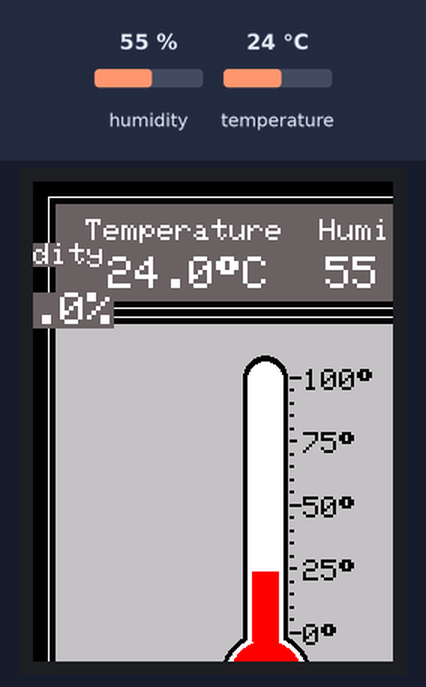
Recording of a sketch running on a simulated Arduino Uno, built with avr-gcc and run on an emulated ATmega328P. Shown: 240×320 colour display. The inputs (shaded band) are chosen by the test bench; at power-on: humidity 55 %, temperature 24 °C. What the sketch prints to the serial monitor is not drawn.

Above: at 2.6 s.
2.7 s: humidity set to 22 %
At 5.2 s:
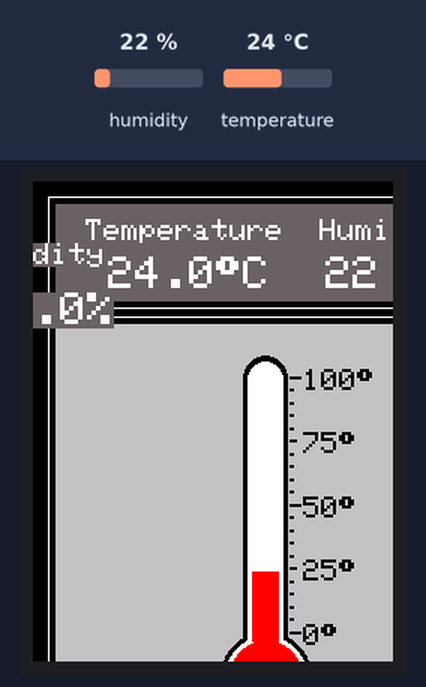
5.5 s: temperature set to 12 °C
At 7.2 s:
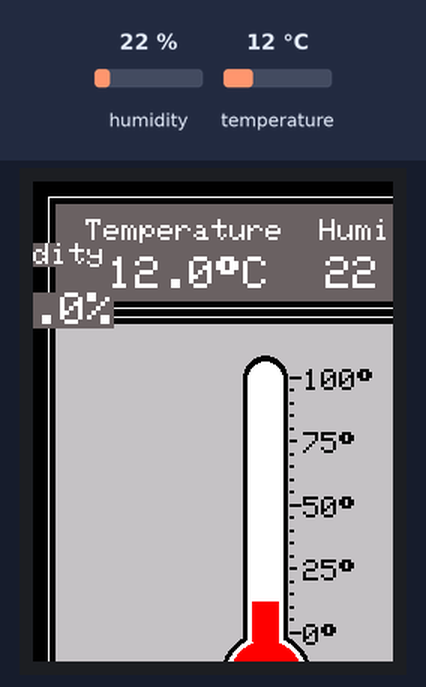
7.6 s: humidity set to 40 %
At 8.7 s:
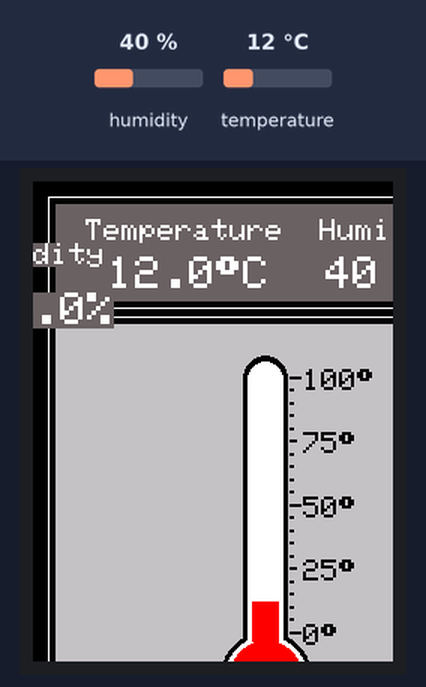
9.6 s: temperature set to 19 °C
At 11.5 s:
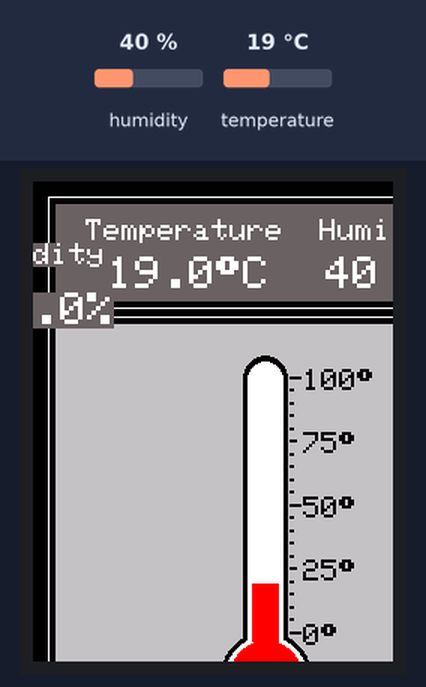
Timing chart, 0 to 12.6 s (numbered marks = the images above; inputs shaded):
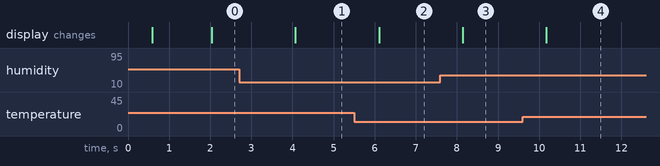

The sketch:

Temp_and_humidity_screen_reader.ino
```cpp
// Using the DHT22 Temp/Humidity sensor with an MCUFriend 3.5" 480x320 TFT LCD
// Draws a thermometer bulb graphic and shows temperature/humidity in a top header box
//
// Based on Adafruit sensor library example sketches
// REQUIRES the following libraries:
// - DHT Sensor Library: https://github.com/adafruit/DHT-sensor-library
// - Adafruit Unified Sensor Lib: https://github.com/adafruit/Adafruit_Sensor
//
// Graphical display inspired by the sketch/project:
//     Bar Graph Digital Thermometer Using TFT LCD Touch Screen (Arduino Based)
//     http://basicarduinotutorial.blogspot.com/2017/08/project-ii-16-bar-graph-digital.html
//
// Tested with Arduino IDE v1.8.9
//             Adafruit Unified Sensor v1.0.3
//             DHT Sensor Library v1.3.4
//             Adafruit GFX Library v1.5.1
//             MCUFriend kbv v2.9.8
//             Adafruit Touchscreen v1.0.1
//
//
// Gadget Reboot


#include "DHT.h"
#include <Adafruit_GFX.h>
#include <MCUFRIEND_kbv.h>
#include <TouchScreen.h>

#define DHTPIN 19       // digital pin connected to the DHT sensor
#define DHTTYPE DHT11   // can be DHT11, DHT21, DHT22

// create a DHT sensor object
DHT dht(DHTPIN, DHTTYPE);

// run TouchScreen_Calibr_native.ino in MCUFRIEND_kbv examples to calibrate screen
// copy calibration data from serial monitor for XP, XM, YP, YM, TS_LEFT, TS_RT, TS_TOP, TS_BOT
const int XP = 7, XM = A1, YP = A2, YM = 6; //320x480 ID=0x0099
const int TS_LEFT = 903, TS_RT = 163, TS_TOP = 947, TS_BOT = 165;

MCUFRIEND_kbv tft;                                 // create display object
TouchScreen ts = TouchScreen(XP, YP, XM, YM, 300); // create touch screen object

// assign human-readable names to some common 16-bit color values:
#define BLACK    0x0000
#define BLUE     0x001F
#define RED      0xF800
#define GREEN    0x07E0
#define CYAN     0x07FF
#define MAGENTA  0xF81F
#define YELLOW   0xFFE0
#define WHITE    0xFFFF
#define GRAY     0xC618
#define DARKGRAY 0x6B0C

// thermometer graphic coordinates and size
#define thermXTop      155  // thermometer tube top center x coordinate
#define thermYTop      130  // thermometer tube top center y coordinate
#define thermHeight    200  // thermometer tube height
#define thermTubeWidth  30  // thermometer tube width
#define thermBulbRadius 30  // thermometer bulb radius

// touch pressure sensitivity thresholds to detect screen presses
#define MINPRESSURE 10
#define MAXPRESSURE 1000

// used to control/check if units should be displayed in C or F (makes code more readable)
#define  degC false
#define  degF true

uint16_t      tsID;                                     // touch screen driver type ID
int           pixel_x;                                  // touch screen pressed location
int           pixel_y;                                  // touch screen pressed location
uint8_t       Orientation      = 0;                     // portrait screen orientation
int           prevTempLevel    = 0;                     // store last thermometer reading level
bool          displayTempUnits = degC;                  // default to displaying in degrees C
unsigned long timeInterval     = 2000;                  // time interval between DHT readings in mS
unsigned long timeLapsed;                               // time lapsed since last timer expiry

// create two touch screen buttons
Adafruit_GFX_Button degC_btn;
Adafruit_GFX_Button degF_btn;

void setup(void)
{
  Serial.begin(9600);

  // initialize the DHT sensor
  dht.begin();

  // initialize Touch Screen
  tft.reset();
  tsID = tft.readID();                                  // find what driver is on the TFT LCD
  tft.begin(tsID);
  tft.invertDisplay(true);                              // invert screen colors if this driver requires it
  tft.setRotation(Orientation);                         // set portrait or landscape mode
  tft.fillScreen(BLACK);                                // clear the screen

  // set up two on-screen buttons to switch between deg C and F
  degC_btn.initButton(&tft,  80, 430, 100, 40, WHITE, CYAN, BLACK, "deg C", 2);
  degF_btn.initButton(&tft, 240, 430, 100, 40, WHITE, CYAN, BLACK, "deg F", 2);
  degC_btn.drawButton(false);
  degF_btn.drawButton(false);

  // draw display boxes on screen
  tft.drawRect(10, 10, 300, 75, WHITE);     // header and digital temp readout box
  tft.fillRect(15, 15, 290, 65, DARKGRAY);

  tft.setTextColor(WHITE, DARKGRAY);        // printer header text
  tft.setTextSize(2);
  tft.setCursor(35, 25);
  tft.print("Temperature  Humidity");

  tft.drawRect(10, 90, 300, 300, WHITE);    // main thermometer graphic display box
  tft.fillRect(15, 95, 290, 290, GRAY);
  drawThermometer();                        // draw static thermometer background graphics
}

void loop()
{
  // if it is time to read from the DHT sensor, take a temp/humidity reading
  if (millis() - timeLapsed > timeInterval)  {
    // reading temperature or humidity takes about 250 milliseconds!
    // read humidity
    float humidity = dht.readHumidity();

    // read temperature: displayTempUnits true=degF false=degC
    float displayTemp = dht.readTemperature(displayTempUnits);

    // Check if any reads failed
    if (isnan(humidity) || isnan(displayTemp)) {
      Serial.println(F("Failed to read from DHT sensor!"));
    }
    else {
      Serial.print(F("Humidity: "));
      Serial.print(humidity);
      Serial.print(F("%  Temperature: "));
      Serial.print(displayTemp);
      if (displayTempUnits == degC) {
        Serial.print(F("°C "));
      }
      else {
        Serial.print(F("°F "));
      }
      Serial.println();
    }

    // display temperature numerically in header box
    tft.setTextColor(WHITE, DARKGRAY);
    tft.setTextSize(3);
    tft.setCursor(50, 50);
    tft.print(displayTemp, 1);                // show temperature with 1 decimal place
    tft.print((char)247);                     // degree symbol
    if (displayTempUnits == degC)
      tft.print("C  ");
    else
      tft.print("F  ");

    tft.setCursor(195, 50);
    tft.print(humidity, 1);                   // show humidity with 1 decimal place
    tft.print("%");

    // update thermometer level graphic if temperature is within graphical range
    if ((displayTemp <= 100 ) && (displayTemp >= 0 )) {
      int curTempLevel = map(displayTemp, 0, 100, 0, (thermHeight - (thermBulbRadius)));

      // update thermometer level if height has changed
      if ((prevTempLevel - curTempLevel) != 0) {
        // draw new red level
        tft.fillRect((thermXTop - (thermTubeWidth / 2) + 6),
                     thermYTop + ((thermHeight - (thermBulbRadius) - curTempLevel)),
                     (thermTubeWidth - 12),
                     curTempLevel,
                     RED);

        // draw new white background above red level height in tube
        tft.fillRect((thermXTop - (thermTubeWidth / 2) + 3),
                     thermYTop,
                     (thermTubeWidth - 6), (thermHeight - (thermBulbRadius) - curTempLevel),
                     WHITE);
      }
      prevTempLevel = curTempLevel; // store bar height for next iteration
    }
    timeLapsed = millis();
  }

  // check if either of the on screen buttons are pressed and
  // change between deg C and F display as required
  bool buttonPressed = Touch_getXY();
  degC_btn.press(buttonPressed && degC_btn.contains(pixel_x, pixel_y));
  degF_btn.press(buttonPressed && degF_btn.contains(pixel_x, pixel_y));

  if (degC_btn.justReleased())    // switch to showing degrees C
    degC_btn.drawButton();
  if (degC_btn.justPressed()) {
    degC_btn.drawButton(true);
    displayTempUnits = degC;
  }

  if (degF_btn.justReleased())    // switch to showing degrees F
    degF_btn.drawButton();
  if (degF_btn.justPressed()) {
    degF_btn.drawButton(true);
    displayTempUnits = degF;
  }
}

// get touch screen pixel location if screen is touched
bool Touch_getXY(void)
{
  TSPoint p = ts.getPoint();
  pinMode(YP, OUTPUT);      // restore shared pins
  pinMode(XM, OUTPUT);
  digitalWrite(YP, HIGH);   // because TFT control pins
  digitalWrite(XM, HIGH);
  bool pressed = (p.z > MINPRESSURE && p.z < MAXPRESSURE);
  if (pressed) {
    pixel_x = map(p.x, TS_LEFT, TS_RT, 0, tft.width());  // map x location from analog pos. reading to screen width
    pixel_y = map(p.y, TS_TOP, TS_BOT, 0, tft.height()); // map y location from analog pos. reading to screen height
  }
  return pressed;
}

// draw the background graphics for the thermometer and markings
// this is only drawn once, then the temperature bar is adjusted as needed
void drawThermometer(void)
{
  // draw thermometer tube outline
  tft.fillRoundRect((thermXTop - (thermTubeWidth / 2)), thermYTop - (thermTubeWidth / 2) + 1,
                    thermTubeWidth, thermHeight, thermTubeWidth / 2, BLACK);                             // tube
  tft.fillCircle(thermXTop, (thermYTop + thermHeight), (thermBulbRadius), BLACK);                        // bottom bulb

  // fill white thermometer tube inside
  tft.fillRoundRect((thermXTop - (thermTubeWidth / 2) + 3), thermYTop - (thermTubeWidth / 2) + 5,
                    (thermTubeWidth - 6), thermHeight, (thermTubeWidth / 2) - 0.5, WHITE);               // tube
  tft.fillCircle(thermXTop, (thermYTop + thermHeight), (thermBulbRadius - 3), WHITE);                    // bottom bulb

  // fill red thermometer bulb
  tft.fillCircle(thermXTop, (thermYTop + thermHeight), (thermBulbRadius - 6), RED);

  // fill red tube to connect between lowest reading level and the bulb reservoir
  tft.fillRect((thermXTop - (thermTubeWidth / 2) + 6), thermYTop + thermHeight - thermBulbRadius, (thermTubeWidth - 12), 7, RED);

  // draw line markings beside thermometer for visual reference levels
  tft.fillRect(thermXTop + (thermTubeWidth / 2) + 1, thermYTop, 8, 2, BLACK);                                             // top level
  tft.fillRect(thermXTop + (thermTubeWidth / 2) + 1, (thermYTop + (thermHeight - thermBulbRadius) * 0.75), 5, 2, BLACK);  // 1/4 from top
  tft.fillRect(thermXTop + (thermTubeWidth / 2) + 1, (thermYTop + (thermHeight - thermBulbRadius) * 0.50), 8, 2, BLACK);  // center
  tft.fillRect(thermXTop + (thermTubeWidth / 2) + 1, (thermYTop + (thermHeight - thermBulbRadius) * 0.25), 5, 2, BLACK);  // 1/4 from bot
  tft.fillRect(thermXTop + (thermTubeWidth / 2) + 1, ((thermYTop + thermHeight) - thermBulbRadius), 8, 2, BLACK);         // bottom level

  tft.fillRect(thermXTop + (thermTubeWidth / 2) + 1, (thermYTop + (thermHeight - thermBulbRadius) * 0.95), 3, 2, BLACK);  //  "5" level
  tft.fillRect(thermXTop + (thermTubeWidth / 2) + 1, (thermYTop + (thermHeight - thermBulbRadius) * 0.90), 3, 2, BLACK);  // "10" level
  tft.fillRect(thermXTop + (thermTubeWidth / 2) + 1, (thermYTop + (thermHeight - thermBulbRadius) * 0.85), 3, 2, BLACK);  // "15" level
  tft.fillRect(thermXTop + (thermTubeWidth / 2) + 1, (thermYTop + (thermHeight - thermBulbRadius) * 0.80), 3, 2, BLACK);  // "20" level

  tft.fillRect(thermXTop + (thermTubeWidth / 2) + 1, (thermYTop + (thermHeight - thermBulbRadius) * 0.70), 3, 2, BLACK);  // "30" level
  tft.fillRect(thermXTop + (thermTubeWidth / 2) + 1, (thermYTop + (thermHeight - thermBulbRadius) * 0.65), 3, 2, BLACK);  // "35" level
  tft.fillRect(thermXTop + (thermTubeWidth / 2) + 1, (thermYTop + (thermHeight - thermBulbRadius) * 0.60), 3, 2, BLACK);  // "40" level
  tft.fillRect(thermXTop + (thermTubeWidth / 2) + 1, (thermYTop + (thermHeight - thermBulbRadius) * 0.55), 3, 2, BLACK);  // "45" level

  tft.fillRect(thermXTop + (thermTubeWidth / 2) + 1, (thermYTop + (thermHeight - thermBulbRadius) * 0.45), 3, 2, BLACK);  // "55" level
  tft.fillRect(thermXTop + (thermTubeWidth / 2) + 1, (thermYTop + (thermHeight - thermBulbRadius) * 0.40), 3, 2, BLACK);  // "60" level
  tft.fillRect(thermXTop + (thermTubeWidth / 2) + 1, (thermYTop + (thermHeight - thermBulbRadius) * 0.35), 3, 2, BLACK);  // "65" level
  tft.fillRect(thermXTop + (thermTubeWidth / 2) + 1, (thermYTop + (thermHeight - thermBulbRadius) * 0.30), 3, 2, BLACK);  // "70" level

  tft.fillRect(thermXTop + (thermTubeWidth / 2) + 1, (thermYTop + (thermHeight - thermBulbRadius) * 0.20), 3, 2, BLACK);  // "80" level
  tft.fillRect(thermXTop + (thermTubeWidth / 2) + 1, (thermYTop + (thermHeight - thermBulbRadius) * 0.15), 3, 2, BLACK);  // "85" level
  tft.fillRect(thermXTop + (thermTubeWidth / 2) + 1, (thermYTop + (thermHeight - thermBulbRadius) * 0.10), 3, 2, BLACK);  // "90" level
  tft.fillRect(thermXTop + (thermTubeWidth / 2) + 1, (thermYTop + (thermHeight - thermBulbRadius) * 0.05), 3, 2, BLACK);  // "95" level

  // draw thermometer level indicator numbers
  tft.setTextColor(BLACK);
  tft.setTextSize(2);
  tft.setCursor(((thermXTop + (thermTubeWidth / 2)) + 10), (thermYTop - 5));
  tft.print("100");
  tft.setTextSize(2);
  tft.print((char)247);

  tft.setTextColor(BLACK);
  tft.setTextSize(2);
  tft.setCursor(((thermXTop + (thermTubeWidth / 2)) + 10), (thermYTop + (thermHeight - thermBulbRadius) * 0.25) - 5);
  tft.print("75");
  tft.setTextSize(2);
  tft.print((char)247);

  tft.setTextColor(BLACK);
  tft.setTextSize(2);
  tft.setCursor(((thermXTop + (thermTubeWidth / 2)) + 10), (thermYTop + (thermHeight - thermBulbRadius) * 0.5) - 5);
  tft.print("50");
  tft.setTextSize(2);
  tft.print((char)247);

  tft.setTextColor(BLACK);
  tft.setTextSize(2);
  tft.setCursor(((thermXTop + (thermTubeWidth / 2)) + 10), (thermYTop + (thermHeight - thermBulbRadius) * 0.75) - 5);
  tft.print("25");
  tft.setTextSize(2);
  tft.print((char)247);

  tft.setTextColor(BLACK);
  tft.setTextSize(2);
  tft.setCursor(((thermXTop + (thermTubeWidth / 2)) + 10), (thermYTop + thermHeight - thermBulbRadius - 5));
  tft.print("0");
  tft.setTextSize(2);
  tft.print((char)247);
}
```

Measured:
- after the input at 2.7 s, the display: changes after 1.4 s (image 1)
- after the input at 5.5 s, the display: changes after 0.61 s (image 2)
- after the input at 7.6 s, the display: changes after 0.54 s (image 3)
- after the input at 9.6 s, the display: changes after 0.58 s (image 4)
